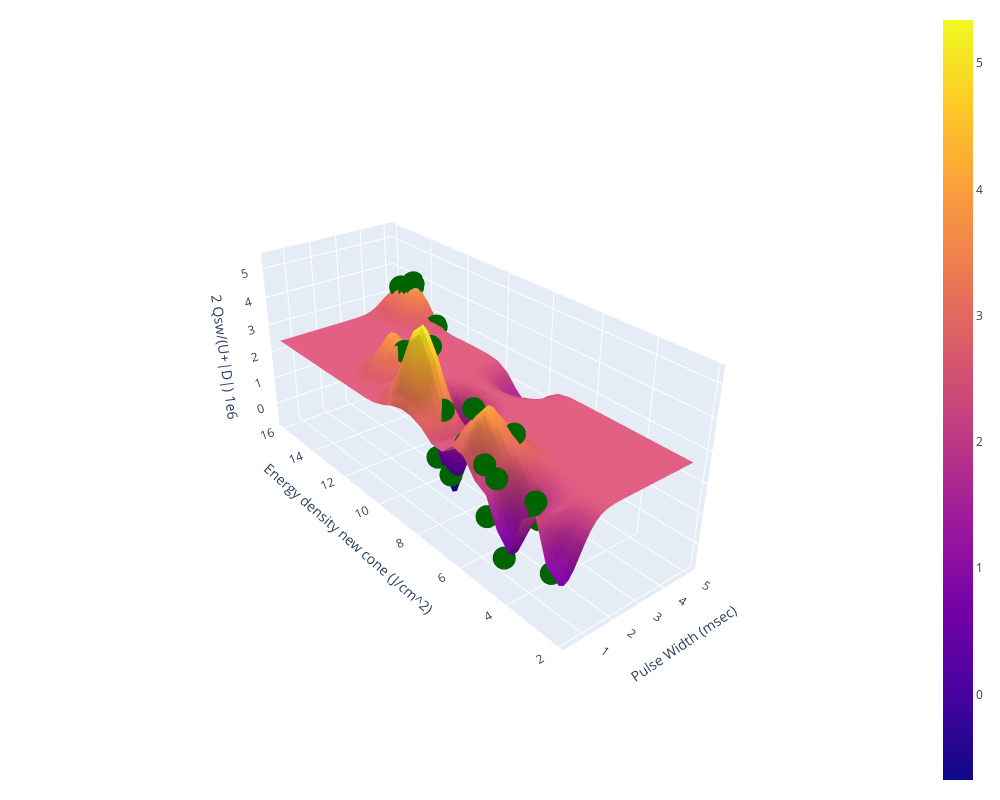
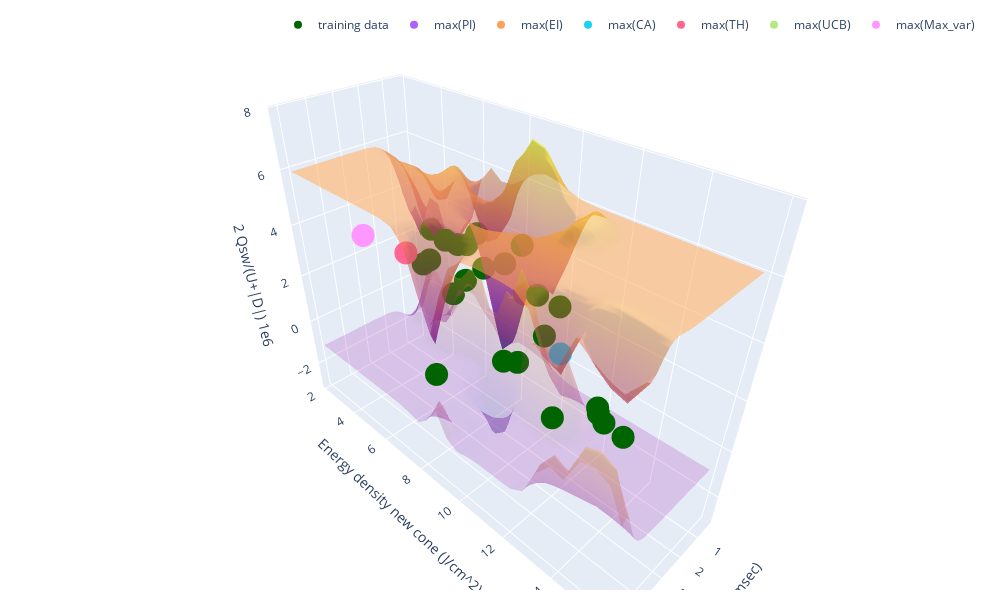

Notebook code cell kept with these figures, in order:
### Code cell
# visualize acquisition function results and confidence bound surfaces
vis_pred(raw_train_x, train_y, raw_test_grid, pred_labels)
vis_acq(raw_train_x, train_y, raw_test_grid, pred_labels, upper_surf, lower_surf, acqs)

### Figure 1 — Plotly figure (JSON) as saved in the notebook; plotly's stock layout.template omitted (floating-point values rounded to 4 significant figures; data arrays with more than 128 entries replaced by an {"elided": "..."} marker saying what was removed)
{"data": [{"name": "GP regression", "x": [0.3393, 0.5055, 0.6718, 0.8381, 1.004, 1.171, 1.337, 1.503, 1.669, 1.836, 2.002, 2.168, 2.334, 2.501, 2.667, 2.833, 2.999, 3.166, 3.332, 3.498, 3.664, 3.831, 3.997, 4.163, 4.329, 4.496, 4.662, 4.828, 4.994, 5.161], "y": [2.276, 2.746, 3.215, 3.685, 4.154, 4.624, 5.094, 5.563, 6.033, 6.502, 6.972, 7.441, 7.911, 8.381, 8.85, 9.32, 9.789, 10.26, 10.73, 11.2, 11.67, 12.14, 12.61, 13.08, 13.55, 14.02, 14.49, 14.95, 15.42, 15.89], "z": {"elided": "30x30 float values"}, "type": "surface"}, {"marker": {"color": "darkgreen"}, "mode": "markers", "name": "training data", "x": [0.5, 0.5, 1.0, 1.0, 1.5, 1.5, 5.0, 5.0, 0.5, 5.0, 2.0, 0.5, 0.5, 0.5, 1.0, 1.0, 2.0, 2.0, 2.0, 2.0, 5.0, 5.0, 5.0], "y": [2.73, 3.4, 3.79, 6.44, 5.36, 8.99, 8.8, 14.67, 5.24, 14.89, 10.13, 4.51, 5.37, 4.88, 6.76, 7.77, 8.73, 9.38, 10.48, 11.01, 14.71, 15.44, 13.37], "z": [0.873, 2.677, 1.699, 3.805, 3.335, 4.535, 1.363, 3.841, 1.201, 3.514, 3.471, 0.2633, 2.775, 2.591, 2.58, 3.174, 0.1315, 0.4512, 2.127, 3.468, 3.686, 3.446, 2.652], "type": "scatter3d"}], "layout": {"legend": {"orientation": "h", "yanchor": "top", "y": 1.02, "xanchor": "left", "x": 1}, "margin": {"r": 20, "l": 10, "b": 10, "t": 10}, "width": 1000, "height": 800, "scene": {"xaxis": {"title": {"text": "Pulse Width (msec)"}}, "yaxis": {"title": {"text": "Energy density new cone (J/cm^2)"}}, "zaxis": {"title": {"text": "2 Qsw/(U+|D|) 1e6"}}, "camera": {"up": {"x": 0, "y": 0, "z": 1}, "center": {"x": 0, "y": 0, "z": 0}, "eye": {"x": -2, "y": -2.5, "z": 1.75}}}}}

### Figure 2 — Plotly figure (JSON) as saved in the notebook; plotly's stock layout.template omitted (floating-point values rounded to 4 significant figures; data arrays with more than 128 entries replaced by an {"elided": "..."} marker saying what was removed)
{"data": [{"opacity": 0.5, "showscale": false, "x": [0.3393, 0.5055, 0.6718, 0.8381, 1.004, 1.171, 1.337, 1.503, 1.669, 1.836, 2.002, 2.168, 2.334, 2.501, 2.667, 2.833, 2.999, 3.166, 3.332, 3.498, 3.664, 3.831, 3.997, 4.163, 4.329, 4.496, 4.662, 4.828, 4.994, 5.161], "y": [2.276, 2.746, 3.215, 3.685, 4.154, 4.624, 5.094, 5.563, 6.033, 6.502, 6.972, 7.441, 7.911, 8.381, 8.85, 9.32, 9.789, 10.26, 10.73, 11.2, 11.67, 12.14, 12.61, 13.08, 13.55, 14.02, 14.49, 14.95, 15.42, 15.89], "z": {"elided": "30x30 float values"}, "type": "surface"}, {"opacity": 0.2, "showscale": false, "x": [0.3393, 0.5055, 0.6718, 0.8381, 1.004, 1.171, 1.337, 1.503, 1.669, 1.836, 2.002, 2.168, 2.334, 2.501, 2.667, 2.833, 2.999, 3.166, 3.332, 3.498, 3.664, 3.831, 3.997, 4.163, 4.329, 4.496, 4.662, 4.828, 4.994, 5.161], "y": [2.276, 2.746, 3.215, 3.685, 4.154, 4.624, 5.094, 5.563, 6.033, 6.502, 6.972, 7.441, 7.911, 8.381, 8.85, 9.32, 9.789, 10.26, 10.73, 11.2, 11.67, 12.14, 12.61, 13.08, 13.55, 14.02, 14.49, 14.95, 15.42, 15.89], "z": {"elided": "30x30 float values"}, "type": "surface"}, {"marker": {"color": "darkgreen"}, "mode": "markers", "name": "training data", "x": [0.5, 0.5, 1.0, 1.0, 1.5, 1.5, 5.0, 5.0, 0.5, 5.0, 2.0, 0.5, 0.5, 0.5, 1.0, 1.0, 2.0, 2.0, 2.0, 2.0, 5.0, 5.0, 5.0], "y": [2.73, 3.4, 3.79, 6.44, 5.36, 8.99, 8.8, 14.67, 5.24, 14.89, 10.13, 4.51, 5.37, 4.88, 6.76, 7.77, 8.73, 9.38, 10.48, 11.01, 14.71, 15.44, 13.37], "z": [0.873, 2.677, 1.699, 3.805, 3.335, 4.535, 1.363, 3.841, 1.201, 3.514, 3.471, 0.2633, 2.775, 2.591, 2.58, 3.174, 0.1315, 0.4512, 2.127, 3.468, 3.686, 3.446, 2.652], "type": "scatter3d"}, {"mode": "markers", "name": "max(PI)", "x": [1.171], "y": [8.85], "z": [2.54], "type": "scatter3d"}, {"mode": "markers", "name": "max(EI)", "x": [1.171], "y": [8.85], "z": [2.54], "type": "scatter3d"}, {"mode": "markers", "name": "max(CA)", "x": [2.667], "y": [11.67], "z": [2.456], "type": "scatter3d"}, {"mode": "markers", "name": "max(TH)", "x": [2.002], "y": [3.685], "z": [2.361], "type": "scatter3d"}, {"mode": "markers", "name": "max(UCB)", "x": [1.004], "y": [8.85], "z": [2.525], "type": "scatter3d"}, {"mode": "markers", "name": "max(Max_var)", "x": [2.833], "y": [2.276], "z": [2.866], "type": "scatter3d"}], "layout": {"margin": {"r": 20, "l": 10, "b": 10, "t": 10}, "legend": {"orientation": "h", "yanchor": "bottom", "y": 1.02, "xanchor": "right", "x": 1}, "width": 1000, "height": 600, "scene": {"xaxis": {"title": {"text": "Pulse Width (msec)"}}, "yaxis": {"title": {"text": "Energy density new cone (J/cm^2)"}}, "zaxis": {"title": {"text": "2 Qsw/(U+|D|) 1e6"}}}}}
